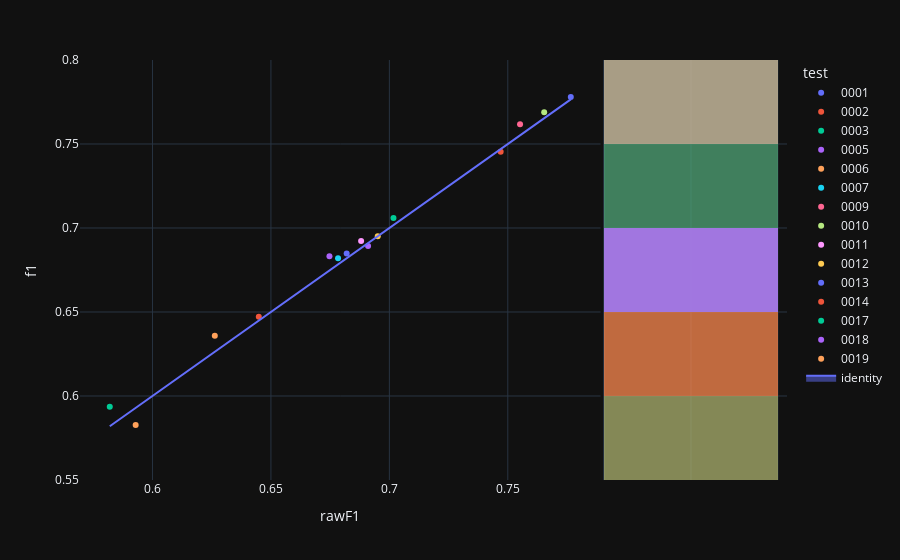

Notebook code for this chart:
### Code cell
fig=px.scatter(experimentModels_N2,x='rawF1',y='f1',color='test',hover_name='modelId', marginal_y="histogram")
fig.add_trace(
    go.Scatter(x=experimentModels_N2['rawF1'], y=experimentModels_N2['rawF1'], name="identity", mode='lines',fill="toself")
)
fig.show()

### Figure 1 — Plotly figure (JSON) as saved in the notebook; plotly's stock layout.template omitted (floating-point values rounded to 4 significant figures)
{"data": [{"hovertemplate": "<b>%{hovertext}</b><br><br>test=0001<br>rawF1=%{x}<br>f1=%{y}<extra></extra>", "hovertext": ["4ecbf9fd-9ea2-41f6-82ce-b88ac9b32b76"], "legendgroup": "0001", "marker": {"color": "#636efa", "symbol": "circle"}, "mode": "markers", "name": "0001", "orientation": "v", "showlegend": true, "x": [0.7766], "xaxis": "x", "y": [0.7779], "yaxis": "y", "type": "scatter"}, {"alignmentgroup": "True", "bingroup": "y", "hovertemplate": "test=0001<br>f1=%{y}<br>count=%{x}<extra></extra>", "legendgroup": "0001", "marker": {"color": "#636efa"}, "name": "0001", "offsetgroup": "0001", "opacity": 0.5, "showlegend": false, "xaxis": "x2", "y": [0.7779], "yaxis": "y2", "type": "histogram"}, {"hovertemplate": "<b>%{hovertext}</b><br><br>test=0002<br>rawF1=%{x}<br>f1=%{y}<extra></extra>", "hovertext": ["510c627b-7f5d-47cf-806f-77699d7869bf"], "legendgroup": "0002", "marker": {"color": "#EF553B", "symbol": "circle"}, "mode": "markers", "name": "0002", "orientation": "v", "showlegend": true, "x": [0.747], "xaxis": "x", "y": [0.7453], "yaxis": "y", "type": "scatter"}, {"alignmentgroup": "True", "bingroup": "y", "hovertemplate": "test=0002<br>f1=%{y}<br>count=%{x}<extra></extra>", "legendgroup": "0002", "marker": {"color": "#EF553B"}, "name": "0002", "offsetgroup": "0002", "opacity": 0.5, "showlegend": false, "xaxis": "x2", "y": [0.7453], "yaxis": "y2", "type": "histogram"}, {"hovertemplate": "<b>%{hovertext}</b><br><br>test=0003<br>rawF1=%{x}<br>f1=%{y}<extra></extra>", "hovertext": ["81fc4ed7-34db-485d-8b93-027a1d57313e"], "legendgroup": "0003", "marker": {"color": "#00cc96", "symbol": "circle"}, "mode": "markers", "name": "0003", "orientation": "v", "showlegend": true, "x": [0.582], "xaxis": "x", "y": [0.5936], "yaxis": "y", "type": "scatter"}, {"alignmentgroup": "True", "bingroup": "y", "hovertemplate": "test=0003<br>f1=%{y}<br>count=%{x}<extra></extra>", "legendgroup": "0003", "marker": {"color": "#00cc96"}, "name": "0003", "offsetgroup": "0003", "opacity": 0.5, "showlegend": false, "xaxis": "x2", "y": [0.5936], "yaxis": "y2", "type": "histogram"}, {"hovertemplate": "<b>%{hovertext}</b><br><br>test=0005<br>rawF1=%{x}<br>f1=%{y}<extra></extra>", "hovertext": ["edd43941-9867-4361-a47e-36b0c1e13e96"], "legendgroup": "0005", "marker": {"color": "#ab63fa", "symbol": "circle"}, "mode": "markers", "name": "0005", "orientation": "v", "showlegend": true, "x": [0.6747], "xaxis": "x", "y": [0.6832], "yaxis": "y", "type": "scatter"}, {"alignmentgroup": "True", "bingroup": "y", "hovertemplate": "test=0005<br>f1=%{y}<br>count=%{x}<extra></extra>", "legendgroup": "0005", "marker": {"color": "#ab63fa"}, "name": "0005", "offsetgroup": "0005", "opacity": 0.5, "showlegend": false, "xaxis": "x2", "y": [0.6832], "yaxis": "y2", "type": "histogram"}, {"hovertemplate": "<b>%{hovertext}</b><br><br>test=0006<br>rawF1=%{x}<br>f1=%{y}<extra></extra>", "hovertext": ["f76f3dc0-a712-49f3-842b-590c783bc6ca"], "legendgroup": "0006", "marker": {"color": "#FFA15A", "symbol": "circle"}, "mode": "markers", "name": "0006", "orientation": "v", "showlegend": true, "x": [0.5929], "xaxis": "x", "y": [0.5828], "yaxis": "y", "type": "scatter"}, {"alignmentgroup": "True", "bingroup": "y", "hovertemplate": "test=0006<br>f1=%{y}<br>count=%{x}<extra></extra>", "legendgroup": "0006", "marker": {"color": "#FFA15A"}, "name": "0006", "offsetgroup": "0006", "opacity": 0.5, "showlegend": false, "xaxis": "x2", "y": [0.5828], "yaxis": "y2", "type": "histogram"}, {"hovertemplate": "<b>%{hovertext}</b><br><br>test=0007<br>rawF1=%{x}<br>f1=%{y}<extra></extra>", "hovertext": ["bedbb2e2-c55d-4931-8937-6ff81b1df99a"], "legendgroup": "0007", "marker": {"color": "#19d3f3", "symbol": "circle"}, "mode": "markers", "name": "0007", "orientation": "v", "showlegend": true, "x": [0.6783], "xaxis": "x", "y": [0.682], "yaxis": "y", "type": "scatter"}, {"alignmentgroup": "True", "bingroup": "y", "hovertemplate": "test=0007<br>f1=%{y}<br>count=%{x}<extra></extra>", "legendgroup": "0007", "marker": {"color": "#19d3f3"}, "name": "0007", "offsetgroup": "0007", "opacity": 0.5, "showlegend": false, "xaxis": "x2", "y": [0.682], "yaxis": "y2", "type": "histogram"}, {"hovertemplate": "<b>%{hovertext}</b><br><br>test=0009<br>rawF1=%{x}<br>f1=%{y}<extra></extra>", "hovertext": ["d795bc85-43d1-4349-bf03-fe100d40daf9"], "legendgroup": "0009", "marker": {"color": "#FF6692", "symbol": "circle"}, "mode": "markers", "name": "0009", "orientation": "v", "showlegend": true, "x": [0.7552], "xaxis": "x", "y": [0.7618], "yaxis": "y", "type": "scatter"}, {"alignmentgroup": "True", "bingroup": "y", "hovertemplate": "test=0009<br>f1=%{y}<br>count=%{x}<extra></extra>", "legendgroup": "0009", "marker": {"color": "#FF6692"}, "name": "0009", "offsetgroup": "0009", "opacity": 0.5, "showlegend": false, "xaxis": "x2", "y": [0.7618], "yaxis": "y2", "type": "histogram"}, {"hovertemplate": "<b>%{hovertext}</b><br><br>test=0010<br>rawF1=%{x}<br>f1=%{y}<extra></extra>", "hovertext": ["02e88dcd-63b9-408e-848d-a849fc2567a1"], "legendgroup": "0010", "marker": {"color": "#B6E880", "symbol": "circle"}, "mode": "markers", "name": "0010", "orientation": "v", "showlegend": true, "x": [0.7654], "xaxis": "x", "y": [0.7689], "yaxis": "y", "type": "scatter"}, {"alignmentgroup": "True", "bingroup": "y", "hovertemplate": "test=0010<br>f1=%{y}<br>count=%{x}<extra></extra>", "legendgroup": "0010", "marker": {"color": "#B6E880"}, "name": "0010", "offsetgroup": "0010", "opacity": 0.5, "showlegend": false, "xaxis": "x2", "y": [0.7689], "yaxis": "y2", "type": "histogram"}, {"hovertemplate": "<b>%{hovertext}</b><br><br>test=0011<br>rawF1=%{x}<br>f1=%{y}<extra></extra>", "hovertext": ["a090862a-9778-4431-9c22-e5d33b1a116c"], "legendgroup": "0011", "marker": {"color": "#FF97FF", "symbol": "circle"}, "mode": "markers", "name": "0011", "orientation": "v", "showlegend": true, "x": [0.6881], "xaxis": "x", "y": [0.6923], "yaxis": "y", "type": "scatter"}, {"alignmentgroup": "True", "bingroup": "y", "hovertemplate": "test=0011<br>f1=%{y}<br>count=%{x}<extra></extra>", "legendgroup": "0011", "marker": {"color": "#FF97FF"}, "name": "0011", "offsetgroup": "0011", "opacity": 0.5, "showlegend": false, "xaxis": "x2", "y": [0.6923], "yaxis": "y2", "type": "histogram"}, {"hovertemplate": "<b>%{hovertext}</b><br><br>test=0012<br>rawF1=%{x}<br>f1=%{y}<extra></extra>", "hovertext": ["e7e4df1d-6250-40e8-bf6c-79a6ed4dbdab"], "legendgroup": "0012", "marker": {"color": "#FECB52", "symbol": "circle"}, "mode": "markers", "name": "0012", "orientation": "v", "showlegend": true, "x": [0.6951], "xaxis": "x", "y": [0.6951], "yaxis": "y", "type": "scatter"}, {"alignmentgroup": "True", "bingroup": "y", "hovertemplate": "test=0012<br>f1=%{y}<br>count=%{x}<extra></extra>", "legendgroup": "0012", "marker": {"color": "#FECB52"}, "name": "0012", "offsetgroup": "0012", "opacity": 0.5, "showlegend": false, "xaxis": "x2", "y": [0.6951], "yaxis": "y2", "type": "histogram"}, {"hovertemplate": "<b>%{hovertext}</b><br><br>test=0013<br>rawF1=%{x}<br>f1=%{y}<extra></extra>", "hovertext": ["d47997e9-0f93-4c68-8bfe-3d64bd24b612"], "legendgroup": "0013", "marker": {"color": "#636efa", "symbol": "circle"}, "mode": "markers", "name": "0013", "orientation": "v", "showlegend": true, "x": [0.682], "xaxis": "x", "y": [0.6848], "yaxis": "y", "type": "scatter"}, {"alignmentgroup": "True", "bingroup": "y", "hovertemplate": "test=0013<br>f1=%{y}<br>count=%{x}<extra></extra>", "legendgroup": "0013", "marker": {"color": "#636efa"}, "name": "0013", "offsetgroup": "0013", "opacity": 0.5, "showlegend": false, "xaxis": "x2", "y": [0.6848], "yaxis": "y2", "type": "histogram"}, {"hovertemplate": "<b>%{hovertext}</b><br><br>test=0014<br>rawF1=%{x}<br>f1=%{y}<extra></extra>", "hovertext": ["eb8f4601-7957-4990-ba3b-c6892c7180c2"], "legendgroup": "0014", "marker": {"color": "#EF553B", "symbol": "circle"}, "mode": "markers", "name": "0014", "orientation": "v", "showlegend": true, "x": [0.6449], "xaxis": "x", "y": [0.6472], "yaxis": "y", "type": "scatter"}, {"alignmentgroup": "True", "bingroup": "y", "hovertemplate": "test=0014<br>f1=%{y}<br>count=%{x}<extra></extra>", "legendgroup": "0014", "marker": {"color": "#EF553B"}, "name": "0014", "offsetgroup": "0014", "opacity": 0.5, "showlegend": false, "xaxis": "x2", "y": [0.6472], "yaxis": "y2", "type": "histogram"}, {"hovertemplate": "<b>%{hovertext}</b><br><br>test=0017<br>rawF1=%{x}<br>f1=%{y}<extra></extra>", "hovertext": ["068a1a2c-d011-489a-be3e-8c36cceb0721"], "legendgroup": "0017", "marker": {"color": "#00cc96", "symbol": "circle"}, "mode": "markers", "name": "0017", "orientation": "v", "showlegend": true, "x": [0.7017], "xaxis": "x", "y": [0.7059], "yaxis": "y", "type": "scatter"}, {"alignmentgroup": "True", "bingroup": "y", "hovertemplate": "test=0017<br>f1=%{y}<br>count=%{x}<extra></extra>", "legendgroup": "0017", "marker": {"color": "#00cc96"}, "name": "0017", "offsetgroup": "0017", "opacity": 0.5, "showlegend": false, "xaxis": "x2", "y": [0.7059], "yaxis": "y2", "type": "histogram"}, {"hovertemplate": "<b>%{hovertext}</b><br><br>test=0018<br>rawF1=%{x}<br>f1=%{y}<extra></extra>", "hovertext": ["32691b47-eae8-4fd8-906e-315585ba2df6"], "legendgroup": "0018", "marker": {"color": "#ab63fa", "symbol": "circle"}, "mode": "markers", "name": "0018", "orientation": "v", "showlegend": true, "x": [0.691], "xaxis": "x", "y": [0.6893], "yaxis": "y", "type": "scatter"}, {"alignmentgroup": "True", "bingroup": "y", "hovertemplate": "test=0018<br>f1=%{y}<br>count=%{x}<extra></extra>", "legendgroup": "0018", "marker": {"color": "#ab63fa"}, "name": "0018", "offsetgroup": "0018", "opacity": 0.5, "showlegend": false, "xaxis": "x2", "y": [0.6893], "yaxis": "y2", "type": "histogram"}, {"hovertemplate": "<b>%{hovertext}</b><br><br>test=0019<br>rawF1=%{x}<br>f1=%{y}<extra></extra>", "hovertext": ["4b322b8b-1809-4f6e-ac12-994435d2fc30"], "legendgroup": "0019", "marker": {"color": "#FFA15A", "symbol": "circle"}, "mode": "markers", "name": "0019", "orientation": "v", "showlegend": true, "x": [0.6263], "xaxis": "x", "y": [0.6358], "yaxis": "y", "type": "scatter"}, {"alignmentgroup": "True", "bingroup": "y", "hovertemplate": "test=0019<br>f1=%{y}<br>count=%{x}<extra></extra>", "legendgroup": "0019", "marker": {"color": "#FFA15A"}, "name": "0019", "offsetgroup": "0019", "opacity": 0.5, "showlegend": false, "xaxis": "x2", "y": [0.6358], "yaxis": "y2", "type": "histogram"}, {"fill": "toself", "mode": "lines", "name": "identity", "x": [0.7766, 0.747, 0.582, 0.6747, 0.5929, 0.6783, 0.7552, 0.7654, 0.6881, 0.6951, 0.682, 0.6449, 0.7017, 0.691, 0.6263], "y": [0.7766, 0.747, 0.582, 0.6747, 0.5929, 0.6783, 0.7552, 0.7654, 0.6881, 0.6951, 0.682, 0.6449, 0.7017, 0.691, 0.6263], "type": "scatter"}], "layout": {"xaxis": {"anchor": "y", "domain": [0.0, 0.7363], "title": {"text": "rawF1"}}, "yaxis": {"anchor": "x", "domain": [0.0, 1.0], "title": {"text": "f1"}}, "xaxis2": {"anchor": "y2", "domain": [0.7413, 1.0], "matches": "x2", "showticklabels": false, "showline": false, "ticks": "", "showgrid": true}, "yaxis2": {"anchor": "x2", "domain": [0.0, 1.0], "matches": "y", "showticklabels": false, "showgrid": true}, "legend": {"title": {"text": "test"}, "tracegroupgap": 0}, "margin": {"t": 60}, "barmode": "overlay"}}
